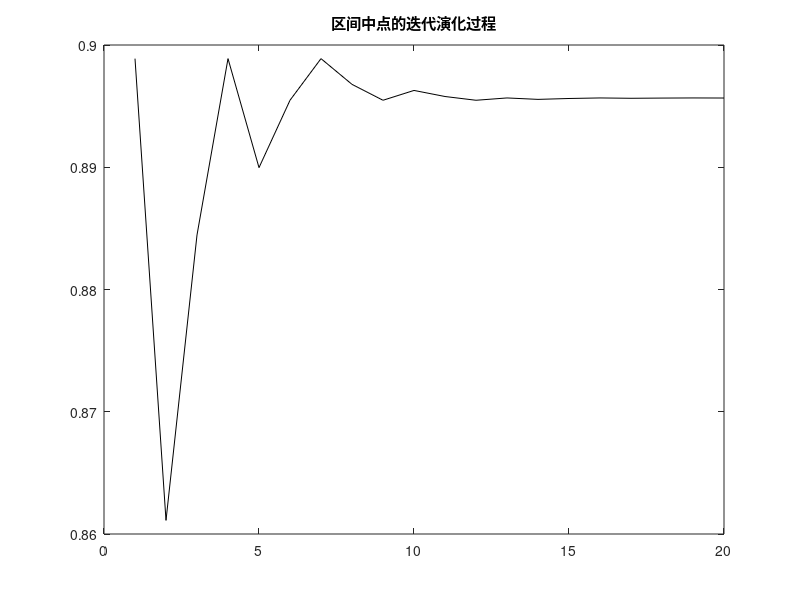

Source code (MATLAB):
% 例程 2.9  黄金分割法的收敛性验证
%  函数：y = (1.6*sin(x)) - x
%  由区间搜索法确定的初始区间
L = 0.16;
xh = 1.12;
xl = xh - (2*L);
%  在定位区间内绘制函数曲线
x = xl: 0.01: xh;
y = (1.6*sin(x)) - x;
vm = zeros(1, 20);  %  预分配向量内存（存储20次迭代的区间中点值）
D = 2*L;
r = (3 - sqrt(5))/2;  %  黄金分割系数（黄金分割比的互补值，≈0.382）
for n = 1:20  %  限定搜索迭代次数为20步
a = xl + (r*D);
ya = (1.6*sin(a)) - a;
b = xh - (r*D);
yb = (1.6 *sin(b)) - b;
if yb < ya
xh = b;  %  若右内点函数值更小，舍弃第三个子区间，更新上界
else
xl = a;  %  否则舍弃第一个子区间，更新下界
end;
D = xh - xl;
vm(n) = (xh + xl)/2;
%  结果可视化展示
figure(1)
plot(vm, 'k');
title('区间中点的迭代演化过程');
end;
